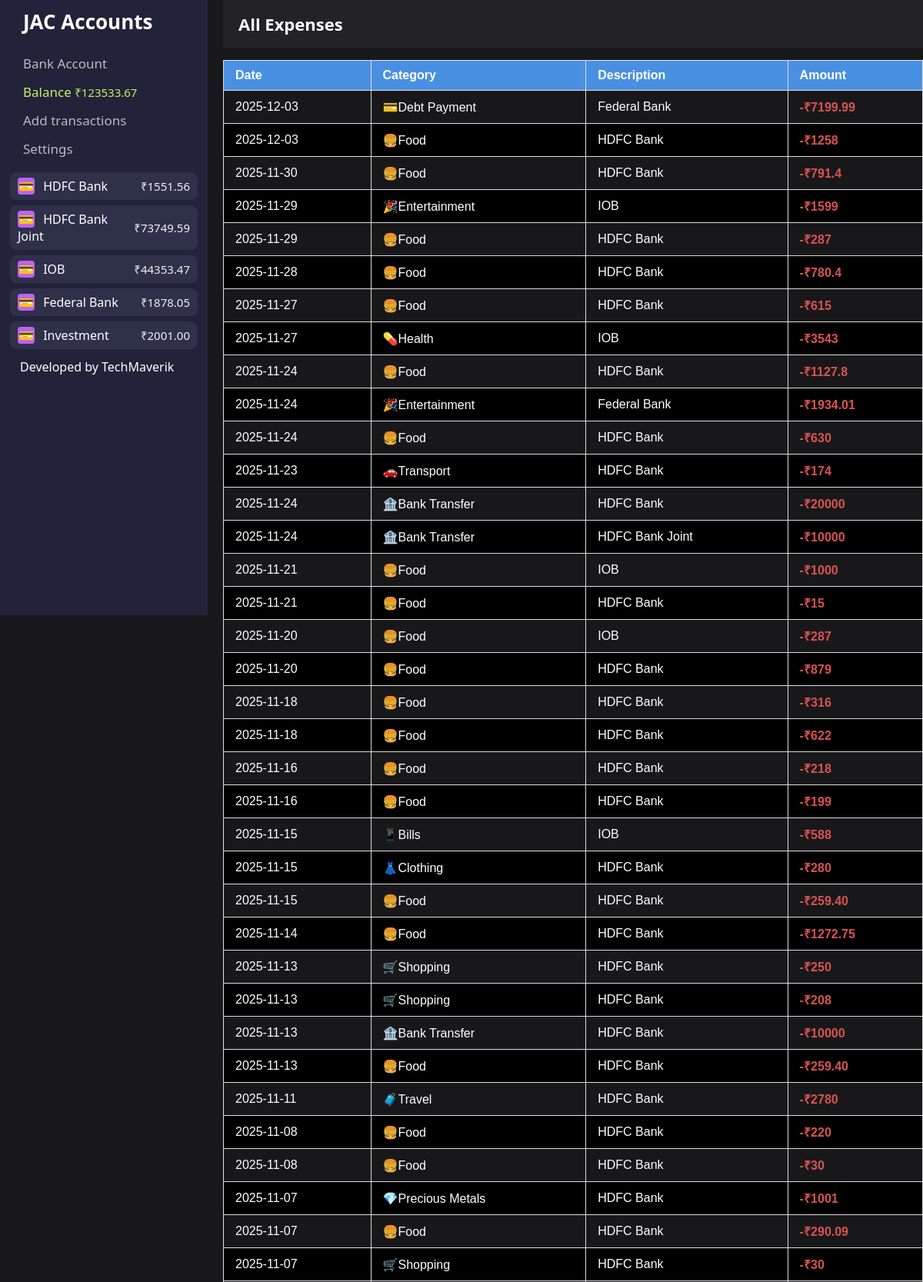
The page / (upper part) on the database its author committed.
### tables this page shows
CREATE TABLE banker (
    id INTEGER PRIMARY KEY AUTOINCREMENT,
    account_name TEXT NOT NULL,
    balance TEXT NOT NULL
);

CREATE TABLE expense (
    id INTEGER PRIMARY KEY AUTOINCREMENT,
    amount TEXT NOT NULL,
    "from" TEXT DEFAULT 0,
    category TEXT NOT NULL,
    date TEXT NOT NULL
);

### routers.py (the view)
@app.route("/")
def dashboard():
    bank_name, bank_balance, total_balance = account_details_total_balance()
    expensesitems, incomeitems, transferitems = Handlers().fetch_all_transaction_items()
    account_details = dict(zip(bank_name, bank_balance))
    return render_template(
        "dashboard.html",
        account_details=account_details,
        total_balance=total_balance,
        expensesitems=expensesitems,
        incomeitems=incomeitems,
        transferitems=transferitems,
    )

### handlers.py (called while the page is built)
    def fetch_all_accounts(self):
        bank_name, bank_balance = self.service.get_all_accounts()
        return bank_name, bank_balance

    def fetch_all_transaction_items(self):
        expenses, income, transfer = self.service.select_all__transaction_items()
        return expenses, income, transfer

### mappers.py (called while the page is built)
    def create_tables(self):
        try:
            self.cursor.execute(query_collection.CREATE_BANKERS)
            self.cursor.execute(query_collection.CREATE_EXPENSE)
            self.cursor.execute(query_collection.CREATE_INCOME)
            self.cursor.execute(query_collection.CREATE_TRANSFER)
            self.cursor.execute(query_collection.CREATE_INVESTMENT)
            self.conn.commit()
        except:
            pass

    def select_expense_specific_account(self, account_name):
        self.cursor.execute(
            'SELECT amount FROM expense WHERE "from" = ?', (account_name,)
        )
        expenses = self.cursor.fetchall()
        expenses_list = [float(amount[0]) for amount in expenses]
        return expenses_list

    def select_income_specific_account(self, account_name):
        self.cursor.execute('SELECT amount FROM income WHERE "to" = ?', (account_name,))
        incomes = self.cursor.fetchall()
        income_list = [float(amount[0]) for amount in incomes]
        return income_list

    def select_accounts(self):
        bank_name = []
        bank_balance = []
        self.cursor.execute("SELECT * FROM banker")
        accounts = self.cursor.fetchall()
        for account in accounts:
            bank = account[1]
            bank_name.append(bank)
            select_income_specific_account = self.select_income_specific_account(bank)
            select_expense_specific_account = self.select_expense_specific_account(bank)
            bank_balance.append(
                round(sum(select_income_specific_account), 2)
                - round(sum(select_expense_specific_account), 2)
            )
        self.conn.close()
        return (
            bank_name,
            bank_balance,
        )

    def select_all__transaction_items(self):
        self.cursor.execute("SELECT * FROM expense")
        expenses = self.cursor.fetchall()
        self.cursor.execute("SELECT * FROM income")
        income = self.cursor.fetchall()
        self.cursor.execute("SELECT * FROM transfer")
        transfer = self.cursor.fetchall()
        self.conn.close()
        return expenses, income, transfer

### templates/dashboard.html (shortened to what this page needs)
<!DOCTYPE html>
<html lang="en">
<head>
</head>
<body>
<div class="sidebar">
    <div class="title">JAC Accounts</div>
    <div class="menu">
        <a href="/account">Bank Account</a>
        <a href="/" style="color:#c2f262;">Balance <span style="font-size:15px;">₹{{ total_balance }}</span></a>
        <a href="/transaction/expense">Add transactions</a>
        <a href="/settings">Settings</a>
    </div>
    <div class="accounts">
        {% for account_name, balance in account_details.items() %}
    <div class="account">
        <span><span class="account-icon">&#128179;</span> {{ account_name }} </span>
        <span class="account-balance">₹{{ "%.2f"|format(balance) }}</span>
    </div>
{% endfor %}
<div class="accounts">Developed by TechMaverik</div>
    </div>
</div>
<div class="content">
    <div class="header">
    <div class="title">All Expenses</div>
</div>
<table class="trans-table">
    <thead>
        <tr>
            <th>Date</th>
            <th>Category</th>
            <th>Description</th>
            <th>Amount</th>
        </tr>
    </thead>
    <tbody>
        {% for item in expensesitems|reverse %}
        <tr>
            <td>{{ item[4] }}</td>
            <td>{{ item[3] }}</td>
            <td>{{ item[2] }}</td>
            <td class="amt">-₹{{ item[1] }}</td>
        </tr>
        {% endfor %}
    </tbody>
</table>
</div>
</body>
</html>

### templates/dashboard.html (style rules this page uses)
body { background: #18181b; color: #fff; font-family: 'Segoe UI', sans-serif; margin: 0; padding: 0; }
.sidebar { width: 270px; background: #22223a; height: 100vh; float: left; padding: 10px 0 0 0; box-sizing: border-box; position: fixed; left: 0; top: 0; bottom: 0; }
.sidebar .title { margin-left: 30px; font-size: 26px; font-weight: bold; }
.sidebar .menu { margin-top: 18px; }
.sidebar .menu a { display: block; color: #bbb; text-decoration: none; font-size: 17px; padding: 7px 30px; }
.sidebar .accounts { margin: 12px 13px 0px 13px; }
.sidebar .account { display: flex; align-items: center; justify-content: space-between; background: #2f304a; border-radius: 9px; padding: 7px 10px; margin-bottom: 7px; }
.sidebar .account-icon { width: 22px; height: 22px; background:#bb61fa; border-radius: 4px; display:inline-flex; align-items:center; justify-content:center; margin-right:7px; }
.sidebar .account-balance { font-size: 15px; color: #f0f0f0; }
.content { margin-left: 290px; padding: 0; }
.content .header { display: flex; padding: 16px 20px; background: #232326; align-items: center; }
.content .title { font-size: 22px; font-weight: bold; color: #fff; }
.trans-table { width: 100%; border-collapse: collapse; font-family: Arial, sans-serif; margin-top: 1em; }
.trans-table thead { background-color: #4a90e2; color: white; }
.trans-table th, .trans-table td { padding: 10px 15px; border: 1px solid #ddd; text-align: left; }
.trans-table tbody tr:nth-child(even) { background-color: #000000; }
.trans-table .amt { color: #d9534f; font-weight: bold; }

### rows shown on the page
banker: account_name "HDFC Bank", balance "1551.56"
banker: account_name "HDFC Bank Joint", balance "73749.59"
banker: account_name "IOB", balance "44353.47"
banker: account_name "Federal Bank", balance "1878.05"
banker: account_name "Investment", balance "2001.00"
expense: date "2025-12-03", category "💳Debt Payment", from "Federal Bank", amount "7199.99"
expense: date "2025-12-03", category "🍔Food", from "HDFC Bank", amount "1258"
expense: date "2025-11-30", category "🍔Food", from "HDFC Bank", amount "791.4"
expense: date "2025-11-29", category "🎉Entertainment", from "IOB", amount "1599"
expense: date "2025-11-29", category "🍔Food", from "HDFC Bank", amount "287"
expense: date "2025-11-28", category "🍔Food", from "HDFC Bank", amount "780.4"
expense: date "2025-11-27", category "🍔Food", from "HDFC Bank", amount "615"
expense: date "2025-11-27", category "💊Health", from "IOB", amount "3543"
expense: date "2025-11-24", category "🍔Food", from "HDFC Bank", amount "1127.8"
expense: date "2025-11-24", category "🎉Entertainment", from "Federal Bank", amount "1934.01"
expense: date "2025-11-24", category "🍔Food", from "HDFC Bank", amount "630"
expense: date "2025-11-23", category "🚗Transport", from "HDFC Bank", amount "174"
expense: date "2025-11-24", category "🏦Bank Transfer", from "HDFC Bank", amount "20000"
expense: date "2025-11-24", category "🏦Bank Transfer", from "HDFC Bank Joint", amount "10000"
expense: date "2025-11-21", category "🍔Food", from "IOB", amount "1000"
expense: date "2025-11-21", category "🍔Food", from "HDFC Bank", amount "15"
expense: date "2025-11-20", category "🍔Food", from "IOB", amount "287"
expense: date "2025-11-20", category "🍔Food", from "HDFC Bank", amount "879"
expense: date "2025-11-18", category "🍔Food", from "HDFC Bank", amount "316"
expense: date "2025-11-18", category "🍔Food", from "HDFC Bank", amount "622"
expense: date "2025-11-16", category "🍔Food", from "HDFC Bank", amount "218"
expense: date "2025-11-16", category "🍔Food", from "HDFC Bank", amount "199"
expense: date "2025-11-15", category "📱Bills", from "IOB", amount "588"
expense: date "2025-11-15", category "👗Clothing", from "HDFC Bank", amount "280"
expense: date "2025-11-15", category "🍔Food", from "HDFC Bank", amount "259.40"
expense: date "2025-11-14", category "🍔Food", from "HDFC Bank", amount "1272.75"
expense: date "2025-11-13", category "🛒Shopping", from "HDFC Bank", amount "250"
expense: date "2025-11-13", category "🛒Shopping", from "HDFC Bank", amount "208"
expense: date "2025-11-13", category "🏦Bank Transfer", from "HDFC Bank", amount "10000"
expense: date "2025-11-13", category "🍔Food", from "HDFC Bank", amount "259.40"
expense: date "2025-11-11", category "🧳Travel", from "HDFC Bank", amount "2780"
expense: date "2025-11-08", category "🍔Food", from "HDFC Bank", amount "220"
expense: date "2025-11-08", category "🍔Food", from "HDFC Bank", amount "30"
expense: date "2025-11-07", category "💎Precious Metals", from "HDFC Bank", amount "1001"
expense: date "2025-11-07", category "🍔Food", from "HDFC Bank", amount "290.09"
expense: date "2025-11-07", category "🛒Shopping", from "HDFC Bank", amount "30"

### other values the page prints
{{ total_balance }} "123533.67"
